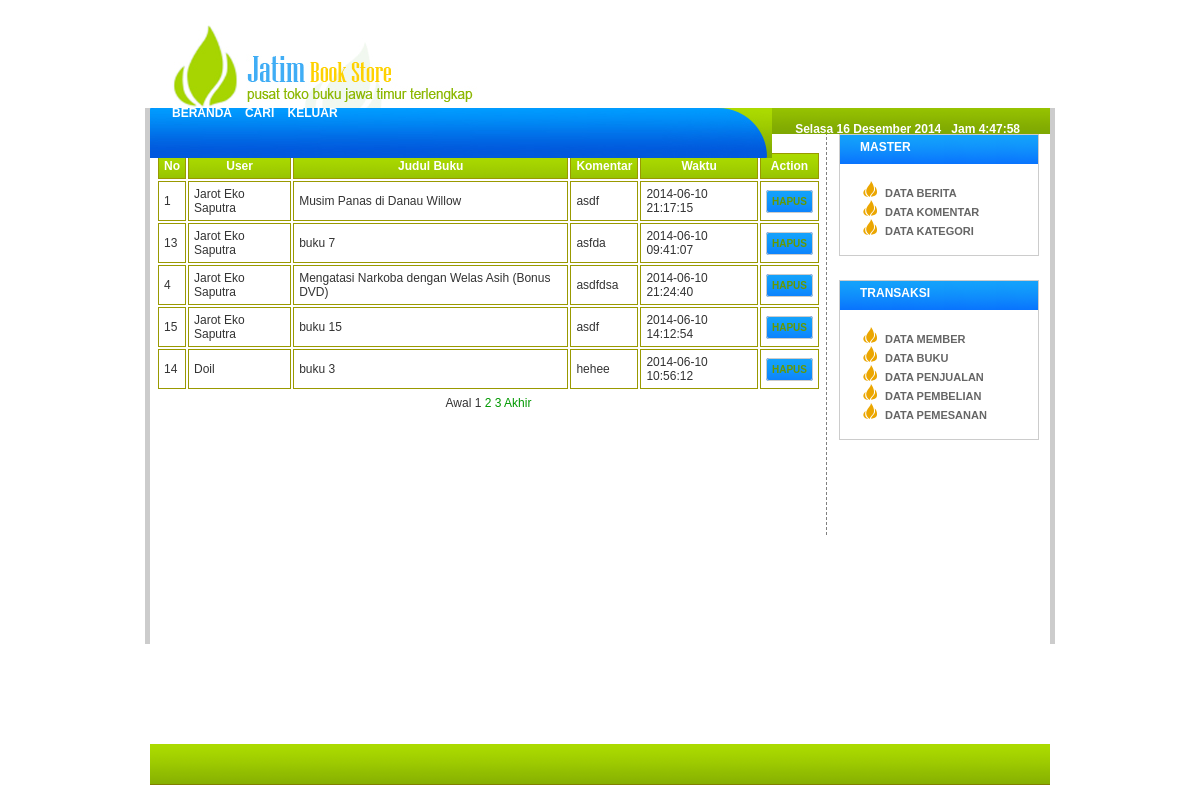
The app's page /admin/index.php?go=master&m=komentar (signed in) with its own data.
### tables this page shows
CREATE TABLE IF NOT EXISTS `tb_komentar` (
  `id_komentar` int(100) NOT NULL AUTO_INCREMENT,
  `id_barang` int(100) NOT NULL,
  `id_user` int(100) NOT NULL,
  `komentar` text NOT NULL,
  `tgl` datetime NOT NULL,
  PRIMARY KEY (`id_komentar`)
);

CREATE TABLE IF NOT EXISTS `tb_user` (
  `id_user` int(100) NOT NULL AUTO_INCREMENT,
  `nama` varchar(100) NOT NULL,
  `alamat` varchar(200) NOT NULL,
  `provinsi` varchar(200) NOT NULL,
  `kota` varchar(100) NOT NULL,
  `negara` varchar(100) NOT NULL,
  `username` varchar(100) NOT NULL,
  `password` varchar(100) NOT NULL,
  `telp` int(200) DEFAULT NULL,
  `email` varchar(200) NOT NULL,
  `keterangan` text NOT NULL,
  `tgl_masuk` date NOT NULL,
  PRIMARY KEY (`id_user`)
);

CREATE TABLE IF NOT EXISTS `tb_barang` (
  `id_barang` int(100) NOT NULL AUTO_INCREMENT,
  `id_kategori` int(100) NOT NULL,
  `isbn` varchar(200) NOT NULL,
  `penulis` varchar(200) NOT NULL,
  `penerbit` varchar(200) NOT NULL,
  `nama` varchar(200) NOT NULL,
  `harga` varchar(200) NOT NULL,
  `stok` int(100) NOT NULL,
  `deskripsi` text NOT NULL,
  `kondisi` varchar(200) NOT NULL,
  `gambar` varchar(200) NOT NULL,
  `views` int(200) NOT NULL,
  `tgl` date NOT NULL,
  PRIMARY KEY (`id_barang`)
);

### admin/master.php (the view, shortened to what this page needs)
<?PHP
$m=$_GET['m'];
if($m=='komentar'){
	$s="select id_komentar,komentar, tb_user.nama as nuser, tb_barang.nama as nbarang,tb_komentar.tgl as tgl_komen from tb_komentar inner join tb_barang using(id_barang) inner join tb_user using(id_user)";
	$dataP=pagging($s,5,$_GET[hal]);
	echo "<br>
	<table class='table' cellpadding=5>
	<tr>
		<th>No</th>
		<th>User</th>
		<th>Judul Buku</th>
		<th>Komentar</th>
		<th>Waktu</th>
		<th>Action</th>
	</tr>";
	while($d=fObj($dataP[query])){
		echo "
		<tr>
			<td>$d->id_komentar</td>
			<td>$d->nuser</td>
			<td>$d->nbarang</td>
			<td>$d->komentar</td>
			<td>$d->tgl_komen</td>
			<td><a href=?go=pcrud&m=dkomen&id=$d->id_komentar class='button'>Hapus</a></td>
		</tr>
		";
	}
	echo "</table>";
}
?>

### main/style.css (style rules this page uses)
body { font-family:"Trebuchet Ms",Arial, Helvetica, sans-serif; font-size:12px; color:#333333; margin:0 auto; }
table { font-size:12px; }
a { color:#090; text-decoration:none; }
.button { background:url(../images/dll/bg_header2.png); color:#FFFFFF; text-transform:uppercase; border:1px solid #CCC; font-size:10px; font-weight:bold; text-decoration:none; cursor:pointer; -webkit-border-radius:3px;-moz-border-radius:3px;-border-radius:3px;padding:5px; }
.table { width:100%; background:#FFF; }
.table a { color:#690; }
.table td { border:1px solid #990;background:#FFF; }
.table a { text-decoration:underline; }
.table .button { text-decoration:none; }

### records on screen
tb_komentar: id_komentar "1", id_user.nama "Jarot Eko Saputra", id_barang.nama "Musim Panas di Danau Willow", komentar "asdf", tgl "2014-06-10 21:17:15"
tb_komentar: id_komentar "13", id_user.nama "Jarot Eko Saputra", id_barang.nama "buku 7", komentar "asfda", tgl "2014-06-10 09:41:07"
tb_komentar: id_komentar "4", id_user.nama "Jarot Eko Saputra", id_barang.nama "Mengatasi Narkoba dengan Welas Asih (Bonus DVD)", komentar "asdfdsa", tgl "2014-06-10 21:24:40"
tb_komentar: id_komentar "15", id_user.nama "Jarot Eko Saputra", id_barang.nama "buku 15", komentar "asdf", tgl "2014-06-10 14:12:54"
tb_komentar: id_komentar "14", id_user.nama "Doil", id_barang.nama "buku 3", komentar "hehee", tgl "2014-06-10 10:56:12"
